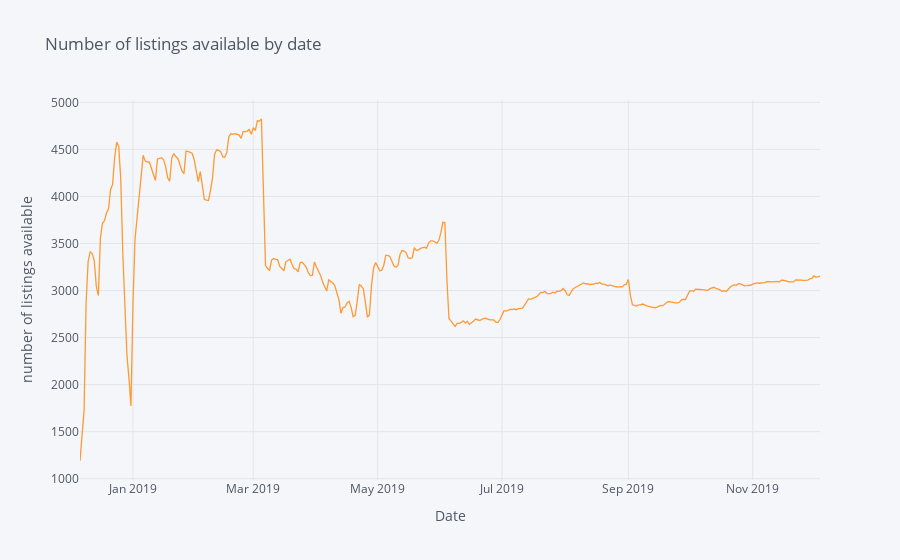

The cell this chart's notebook holds for it:
### Code cell
sum_available = calendar[calendar.available == "t"].groupby(['date']).size().to_frame(name= 'available').reset_index()
sum_available['weekday'] = sum_available['date'].dt.day_name()
sum_available = sum_available.set_index('date')

sum_available.iplot(y='available', mode = 'lines', xTitle = 'Date', yTitle = 'number of listings available',\
                   text='weekday', title = 'Number of listings available by date')

### Figure 1 — Plotly figure (JSON) as saved in the notebook; plotly's stock layout.template omitted (floating-point values rounded to 4 significant figures; data arrays with more than 128 entries replaced by an {"elided": "..."} marker saying what was removed)
{"data": [{"name": "available", "text": {"elided": "364 str values"}, "mode": "lines", "y": {"elided": "364 int values"}, "x": {"elided": "364 str values"}, "line": {"color": "rgba(255, 153, 51, 1.0)", "dash": "solid", "shape": "linear", "width": 1.3}, "type": "scatter"}], "layout": {"title": {"text": "Number of listings available by date", "font": {"color": "#4D5663"}}, "paper_bgcolor": "#F5F6F9", "plot_bgcolor": "#F5F6F9", "yaxis": {"tickfont": {"color": "#4D5663"}, "zerolinecolor": "#E1E5ED", "title": {"text": "number of listings available", "font": {"color": "#4D5663"}}, "gridcolor": "#E1E5ED", "showgrid": true}, "xaxis": {"tickfont": {"color": "#4D5663"}, "zerolinecolor": "#E1E5ED", "title": {"text": "Date", "font": {"color": "#4D5663"}}, "gridcolor": "#E1E5ED", "showgrid": true}, "legend": {"bgcolor": "#F5F6F9", "font": {"color": "#4D5663"}}}}
